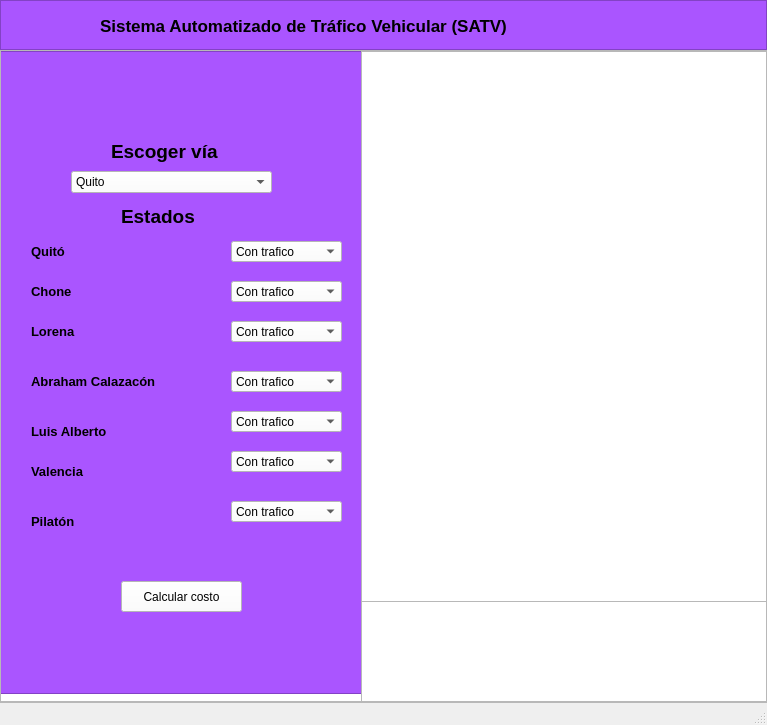
<?xml version="1.0" encoding="UTF-8"?>
<ui version="4.0">
 <class>MainWindow</class>
 <widget class="QMainWindow" name="MainWindow">
  <property name="geometry">
   <rect>
    <x>0</x>
    <y>0</y>
    <width>767</width>
    <height>725</height>
   </rect>
  </property>
  <property name="windowTitle">
   <string>MainWindow</string>
  </property>
  <widget class="QWidget" name="centralwidget">
   <layout class="QVBoxLayout" name="verticalLayout">
    <property name="spacing">
     <number>0</number>
    </property>
    <property name="leftMargin">
     <number>0</number>
    </property>
    <property name="topMargin">
     <number>0</number>
    </property>
    <property name="rightMargin">
     <number>0</number>
    </property>
    <property name="bottomMargin">
     <number>0</number>
    </property>
    <item>
     <widget class="QFrame" name="frame">
      <property name="minimumSize">
       <size>
        <width>0</width>
        <height>50</height>
       </size>
      </property>
      <property name="maximumSize">
       <size>
        <width>16777215</width>
        <height>50</height>
       </size>
      </property>
      <property name="styleSheet">
       <string notr="true">background-color: rgb(170, 85, 255);
</string>
      </property>
      <property name="frameShape">
       <enum>QFrame::StyledPanel</enum>
      </property>
      <property name="frameShadow">
       <enum>QFrame::Raised</enum>
      </property>
      <widget class="QLabel" name="label_10">
       <property name="geometry">
        <rect>
         <x>100</x>
         <y>10</y>
         <width>571</width>
         <height>31</height>
        </rect>
       </property>
       <property name="font">
        <font>
         <pointsize>13</pointsize>
         <weight>75</weight>
         <bold>true</bold>
        </font>
       </property>
       <property name="styleSheet">
        <string notr="true"/>
       </property>
       <property name="text">
        <string>Sistema Automatizado de Tráfico Vehicular (SATV)</string>
       </property>
      </widget>
     </widget>
    </item>
    <item>
     <widget class="QFrame" name="frame_2">
      <property name="frameShape">
       <enum>QFrame::StyledPanel</enum>
      </property>
      <property name="frameShadow">
       <enum>QFrame::Raised</enum>
      </property>
      <layout class="QHBoxLayout" name="horizontalLayout">
       <property name="leftMargin">
        <number>0</number>
       </property>
       <property name="topMargin">
        <number>0</number>
       </property>
       <property name="rightMargin">
        <number>0</number>
       </property>
       <property name="bottomMargin">
        <number>0</number>
       </property>
       <item>
        <widget class="QFrame" name="frame_4">
         <property name="frameShape">
          <enum>QFrame::StyledPanel</enum>
         </property>
         <property name="frameShadow">
          <enum>QFrame::Raised</enum>
         </property>
         <widget class="QTextEdit" name="textEdit">
          <property name="geometry">
           <rect>
            <x>-40</x>
            <y>0</y>
            <width>411</width>
            <height>651</height>
           </rect>
          </property>
          <property name="styleSheet">
           <string notr="true">font: 10pt &quot;Lucida Sans Unicode&quot;;</string>
          </property>
         </widget>
         <widget class="QFrame" name="frame_3">
          <property name="geometry">
           <rect>
            <x>-10</x>
            <y>0</y>
            <width>371</width>
            <height>643</height>
           </rect>
          </property>
          <property name="styleSheet">
           <string notr="true">background-color: rgb(170, 85, 255);
</string>
          </property>
          <property name="frameShape">
           <enum>QFrame::StyledPanel</enum>
          </property>
          <property name="frameShadow">
           <enum>QFrame::Raised</enum>
          </property>
          <widget class="QLabel" name="label_4">
           <property name="geometry">
            <rect>
             <x>40</x>
             <y>230</y>
             <width>61</width>
             <height>21</height>
            </rect>
           </property>
           <property name="styleSheet">
            <string notr="true">color: rgb(0, 0, 0);</string>
           </property>
           <property name="text">
            <string>&lt;html&gt;&lt;head/&gt;&lt;body&gt;&lt;p&gt;&lt;span style=&quot; font-size:10pt; font-weight:600;&quot;&gt;Chone&lt;/span&gt;&lt;/p&gt;&lt;/body&gt;&lt;/html&gt;</string>
           </property>
          </widget>
          <widget class="QLabel" name="label_5">
           <property name="geometry">
            <rect>
             <x>40</x>
             <y>270</y>
             <width>61</width>
             <height>21</height>
            </rect>
           </property>
           <property name="styleSheet">
            <string notr="true">color: rgb(0, 0, 0);</string>
           </property>
           <property name="text">
            <string>&lt;html&gt;&lt;head/&gt;&lt;body&gt;&lt;p&gt;&lt;span style=&quot; font-size:10pt; font-weight:600;&quot;&gt;Lorena&lt;/span&gt;&lt;/p&gt;&lt;/body&gt;&lt;/html&gt;</string>
           </property>
          </widget>
          <widget class="QComboBox" name="comboBox_5">
           <property name="geometry">
            <rect>
             <x>240</x>
             <y>320</y>
             <width>111</width>
             <height>21</height>
            </rect>
           </property>
           <property name="styleSheet">
            <string notr="true">background-color: rgb(255, 255, 255);</string>
           </property>
           <item>
            <property name="text">
             <string>Con trafico</string>
            </property>
           </item>
           <item>
            <property name="text">
             <string>Sin Trafico</string>
            </property>
           </item>
          </widget>
          <widget class="QComboBox" name="comboBox_2">
           <property name="geometry">
            <rect>
             <x>240</x>
             <y>190</y>
             <width>111</width>
             <height>21</height>
            </rect>
           </property>
           <property name="styleSheet">
            <string notr="true">background-color: rgb(255, 255, 255);</string>
           </property>
           <item>
            <property name="text">
             <string>Con trafico</string>
            </property>
           </item>
           <item>
            <property name="text">
             <string>Sin Trafico</string>
            </property>
           </item>
          </widget>
          <widget class="QLabel" name="label_3">
           <property name="geometry">
            <rect>
             <x>40</x>
             <y>190</y>
             <width>51</width>
             <height>21</height>
            </rect>
           </property>
           <property name="styleSheet">
            <string notr="true">color: rgb(0, 0, 0);</string>
           </property>
           <property name="text">
            <string>&lt;html&gt;&lt;head/&gt;&lt;body&gt;&lt;p&gt;&lt;span style=&quot; font-size:10pt; font-weight:600;&quot;&gt;Quitó&lt;/span&gt;&lt;/p&gt;&lt;/body&gt;&lt;/html&gt;</string>
           </property>
          </widget>
          <widget class="QLabel" name="label">
           <property name="geometry">
            <rect>
             <x>120</x>
             <y>80</y>
             <width>141</width>
             <height>41</height>
            </rect>
           </property>
           <property name="styleSheet">
            <string notr="true">color: rgb(0, 0, 0);
</string>
           </property>
           <property name="text">
            <string>&lt;html&gt;&lt;head/&gt;&lt;body&gt;&lt;p&gt;&lt;span style=&quot; font-size:14pt; font-weight:600;&quot;&gt;Escoger vía&lt;/span&gt;&lt;/p&gt;&lt;/body&gt;&lt;/html&gt;</string>
           </property>
          </widget>
          <widget class="QLabel" name="label_7">
           <property name="geometry">
            <rect>
             <x>40</x>
             <y>370</y>
             <width>111</width>
             <height>21</height>
            </rect>
           </property>
           <property name="styleSheet">
            <string notr="true">
color: rgb(0, 0, 0);</string>
           </property>
           <property name="text">
            <string>&lt;html&gt;&lt;head/&gt;&lt;body&gt;&lt;p&gt;&lt;span style=&quot; font-size:10pt; font-weight:600;&quot;&gt;Luis Alberto&lt;/span&gt;&lt;/p&gt;&lt;/body&gt;&lt;/html&gt;</string>
           </property>
          </widget>
          <widget class="QComboBox" name="comboBox_3">
           <property name="geometry">
            <rect>
             <x>240</x>
             <y>230</y>
             <width>111</width>
             <height>21</height>
            </rect>
           </property>
           <property name="styleSheet">
            <string notr="true">background-color: rgb(255, 255, 255);</string>
           </property>
           <item>
            <property name="text">
             <string>Con trafico</string>
            </property>
           </item>
           <item>
            <property name="text">
             <string>Sin Trafico</string>
            </property>
           </item>
          </widget>
          <widget class="QComboBox" name="comboBox_6">
           <property name="geometry">
            <rect>
             <x>240</x>
             <y>360</y>
             <width>111</width>
             <height>21</height>
            </rect>
           </property>
           <property name="styleSheet">
            <string notr="true">background-color: rgb(255, 255, 255);</string>
           </property>
           <item>
            <property name="text">
             <string>Con trafico</string>
            </property>
           </item>
           <item>
            <property name="text">
             <string>Sin Trafico</string>
            </property>
           </item>
          </widget>
          <widget class="QLabel" name="label_2">
           <property name="geometry">
            <rect>
             <x>130</x>
             <y>150</y>
             <width>91</width>
             <height>31</height>
            </rect>
           </property>
           <property name="styleSheet">
            <string notr="true">color: rgb(0, 0, 0);</string>
           </property>
           <property name="text">
            <string>&lt;html&gt;&lt;head/&gt;&lt;body&gt;&lt;p&gt;&lt;span style=&quot; font-size:14pt; font-weight:600;&quot;&gt;Estados&lt;/span&gt;&lt;/p&gt;&lt;/body&gt;&lt;/html&gt;</string>
           </property>
          </widget>
          <widget class="QComboBox" name="comboBox_4">
           <property name="geometry">
            <rect>
             <x>240</x>
             <y>270</y>
             <width>111</width>
             <height>21</height>
            </rect>
           </property>
           <property name="styleSheet">
            <string notr="true">background-color: rgb(255, 255, 255);</string>
           </property>
           <item>
            <property name="text">
             <string>Con trafico</string>
            </property>
           </item>
           <item>
            <property name="text">
             <string>Sin Trafico</string>
            </property>
           </item>
          </widget>
          <widget class="QLabel" name="label_9">
           <property name="geometry">
            <rect>
             <x>40</x>
             <y>460</y>
             <width>61</width>
             <height>21</height>
            </rect>
           </property>
           <property name="styleSheet">
            <string notr="true">color: rgb(0, 0, 0);</string>
           </property>
           <property name="text">
            <string>&lt;html&gt;&lt;head/&gt;&lt;body&gt;&lt;p&gt;&lt;span style=&quot; font-size:10pt; font-weight:600;&quot;&gt;Pilatón &lt;/span&gt;&lt;/p&gt;&lt;/body&gt;&lt;/html&gt;</string>
           </property>
          </widget>
          <widget class="QComboBox" name="comboBox_8">
           <property name="geometry">
            <rect>
             <x>240</x>
             <y>450</y>
             <width>111</width>
             <height>21</height>
            </rect>
           </property>
           <property name="styleSheet">
            <string notr="true">background-color: rgb(255, 255, 255);</string>
           </property>
           <item>
            <property name="text">
             <string>Con trafico</string>
            </property>
           </item>
           <item>
            <property name="text">
             <string>Sin Trafico</string>
            </property>
           </item>
          </widget>
          <widget class="QLabel" name="label_6">
           <property name="geometry">
            <rect>
             <x>40</x>
             <y>320</y>
             <width>181</width>
             <height>21</height>
            </rect>
           </property>
           <property name="styleSheet">
            <string notr="true">color: rgb(0, 0, 0);</string>
           </property>
           <property name="text">
            <string>&lt;html&gt;&lt;head/&gt;&lt;body&gt;&lt;p&gt;&lt;span style=&quot; font-size:10pt; font-weight:600;&quot;&gt;Abraham Calazacón&lt;/span&gt;&lt;/p&gt;&lt;/body&gt;&lt;/html&gt;</string>
           </property>
          </widget>
          <widget class="QLabel" name="label_8">
           <property name="geometry">
            <rect>
             <x>40</x>
             <y>410</y>
             <width>71</width>
             <height>21</height>
            </rect>
           </property>
           <property name="styleSheet">
            <string notr="true">color: rgb(0, 0, 0);</string>
           </property>
           <property name="text">
            <string>&lt;html&gt;&lt;head/&gt;&lt;body&gt;&lt;p&gt;&lt;span style=&quot; font-size:10pt; font-weight:600;&quot;&gt;Valencia&lt;/span&gt;&lt;/p&gt;&lt;/body&gt;&lt;/html&gt;</string>
           </property>
          </widget>
          <widget class="QComboBox" name="comboBox">
           <property name="geometry">
            <rect>
             <x>80</x>
             <y>120</y>
             <width>201</width>
             <height>22</height>
            </rect>
           </property>
           <property name="styleSheet">
            <string notr="true">background-color: rgb(255, 255, 255);</string>
           </property>
           <item>
            <property name="text">
             <string>Quito</string>
            </property>
           </item>
           <item>
            <property name="text">
             <string>Chone</string>
            </property>
           </item>
           <item>
            <property name="text">
             <string>Lorena</string>
            </property>
           </item>
           <item>
            <property name="text">
             <string>Abraham Calazacon</string>
            </property>
           </item>
           <item>
            <property name="text">
             <string>Luis Alberto </string>
            </property>
           </item>
           <item>
            <property name="text">
             <string>Valencia</string>
            </property>
           </item>
           <item>
            <property name="text">
             <string>Pilaton</string>
            </property>
           </item>
          </widget>
          <widget class="QComboBox" name="comboBox_7">
           <property name="geometry">
            <rect>
             <x>240</x>
             <y>400</y>
             <width>111</width>
             <height>21</height>
            </rect>
           </property>
           <property name="styleSheet">
            <string notr="true">background-color: rgb(255, 255, 255);</string>
           </property>
           <item>
            <property name="text">
             <string>Con trafico</string>
            </property>
           </item>
           <item>
            <property name="text">
             <string>Sin Trafico</string>
            </property>
           </item>
          </widget>
          <widget class="QPushButton" name="calcular">
           <property name="geometry">
            <rect>
             <x>130</x>
             <y>530</y>
             <width>121</width>
             <height>31</height>
            </rect>
           </property>
           <property name="styleSheet">
            <string notr="true">
font: 10pt &quot;MS Shell Dlg 2&quot;;
color: rgb(255, 255, 255);
background-color: rgb(255, 255, 255);
color: rgb(0, 0, 0);</string>
           </property>
           <property name="text">
            <string>Calcular costo</string>
           </property>
          </widget>
         </widget>
         <widget class="QTextEdit" name="textEdit_2">
          <property name="geometry">
           <rect>
            <x>360</x>
            <y>550</y>
            <width>411</width>
            <height>101</height>
           </rect>
          </property>
          <property name="font">
           <font>
            <pointsize>15</pointsize>
            <weight>75</weight>
            <bold>true</bold>
           </font>
          </property>
         </widget>
         <widget class="QTextEdit" name="mostrar">
          <property name="geometry">
           <rect>
            <x>360</x>
            <y>0</y>
            <width>411</width>
            <height>551</height>
           </rect>
          </property>
          <property name="font">
           <font>
            <family>MS Shell Dlg 2</family>
            <pointsize>9</pointsize>
            <weight>75</weight>
            <italic>false</italic>
            <bold>true</bold>
           </font>
          </property>
          <property name="whatsThis">
           <string>&lt;html&gt;&lt;head/&gt;&lt;body&gt;&lt;p align=&quot;center&quot;&gt;&lt;br/&gt;&lt;/p&gt;&lt;/body&gt;&lt;/html&gt;</string>
          </property>
          <property name="styleSheet">
           <string notr="true"/>
          </property>
         </widget>
        </widget>
       </item>
      </layout>
     </widget>
    </item>
   </layout>
  </widget>
  <widget class="QStatusBar" name="statusbar"/>
 </widget>
 <resources>
  <include location="img/img.qrc"/>
 </resources>
 <connections/>
</ui>
